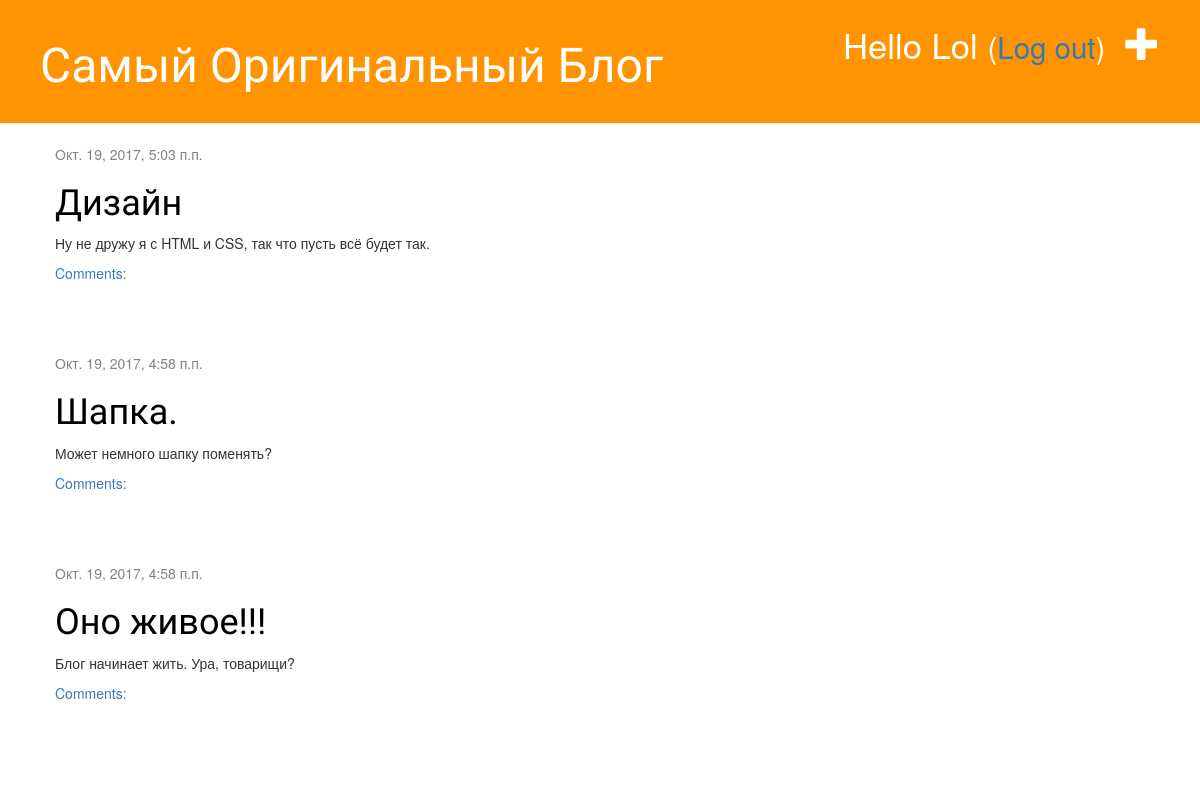
Before: / (signed in) with the older database file.
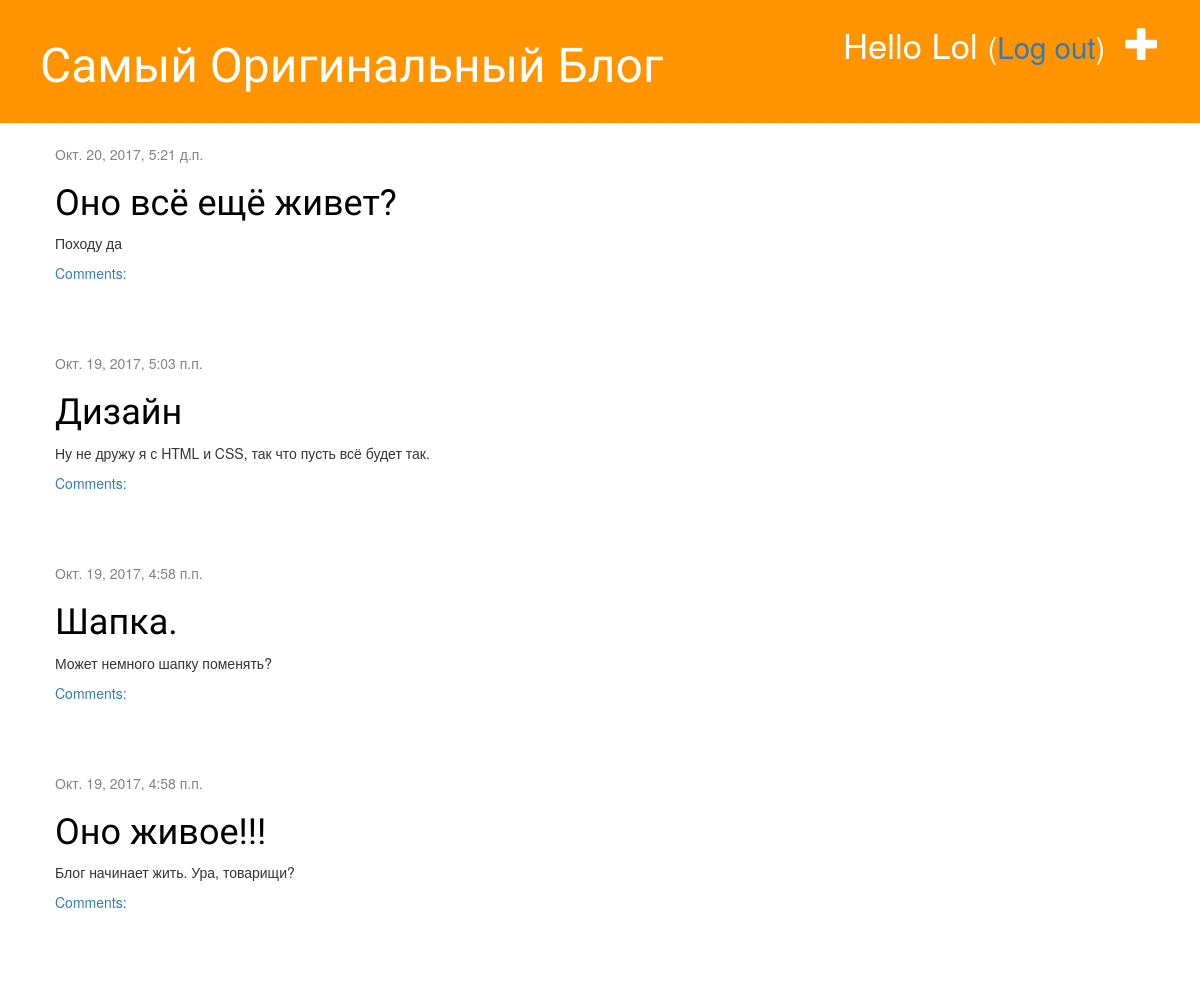
After: the same page with the newer database file.
### blog/models.py (models this page shows, shortened)
class Post(models.Model):
    author = models.ForeignKey('auth.User')
    title = models.CharField(max_length=200)
    text = models.TextField()
    created_date = models.DateTimeField(
            default=timezone.now)
    published_date = models.DateTimeField(
            blank=True, null=True)

### blog/views.py (the view)
# urls.py: url(r'^$', views.post_list, name='post_list'),
@login_required
def post_list(request):
    posts = Post.objects.filter(published_date__lte=timezone.now()).order_by('-published_date')
    return render(request, 'blog/post_list.html', {'posts': posts})

### blog/templates/blog/post_list.html
{% extends 'blog/base.html' %}
{% block content %}
    {% for post in posts %}
        <div class="post">
            <div class="date">
                {{ post.published_date }}
            </div>
            <h1><a href="{% url 'post_detail' pk=post.pk %}">{{ post.title }}</a></h1>
            <p>{{ post.text|linebreaksbr }}</p>
            <a href="{% url 'post_detail' pk=post.pk %}">Comments: {{ post.approved_comments.count }}</a>
        </div>
    {% endfor %}
{% endblock %}

Changed rows visible on the page:
added Post: published_date "Окт. 20, 2017, 5:21 д.п.", title "Оно всё ещё живет?", text "Походу да"
